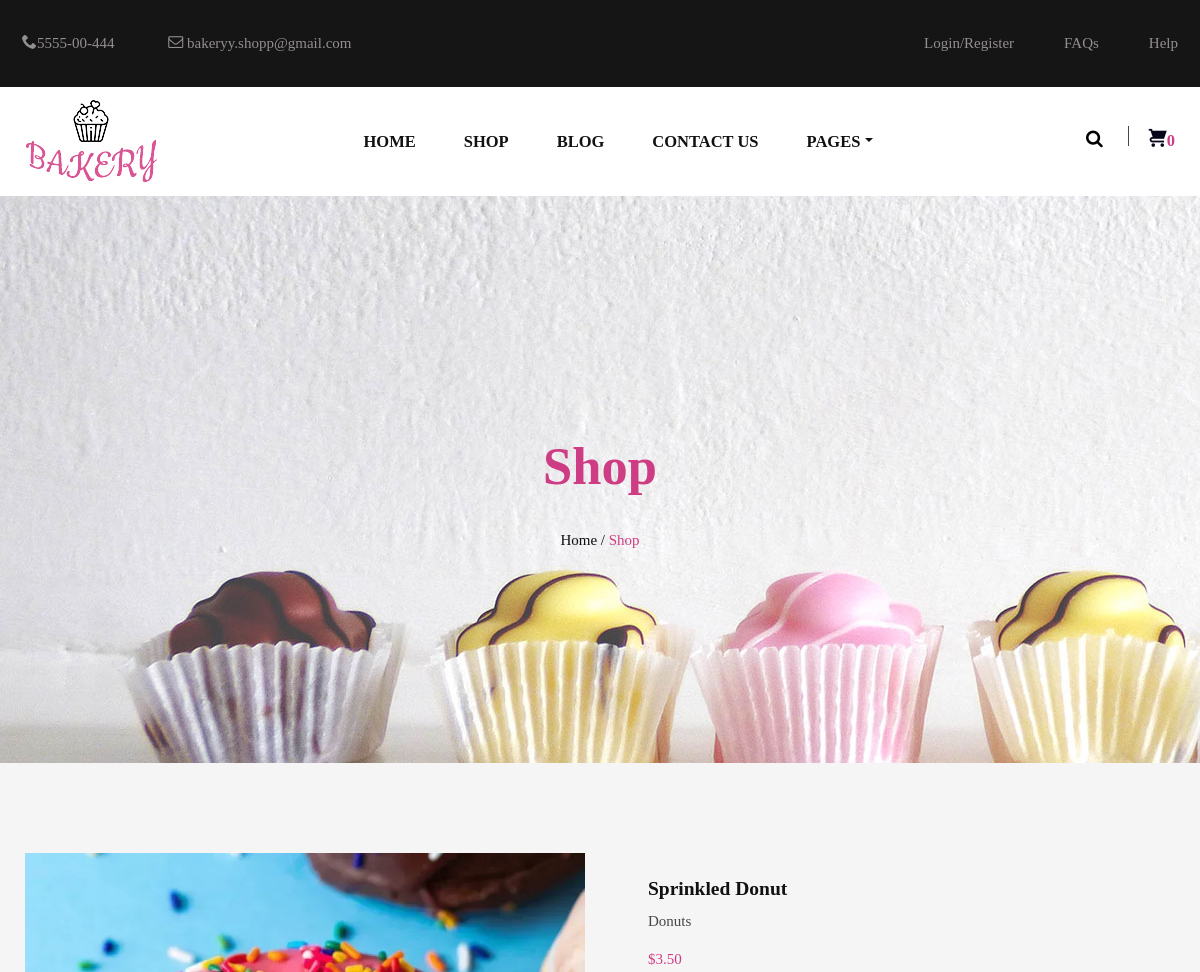
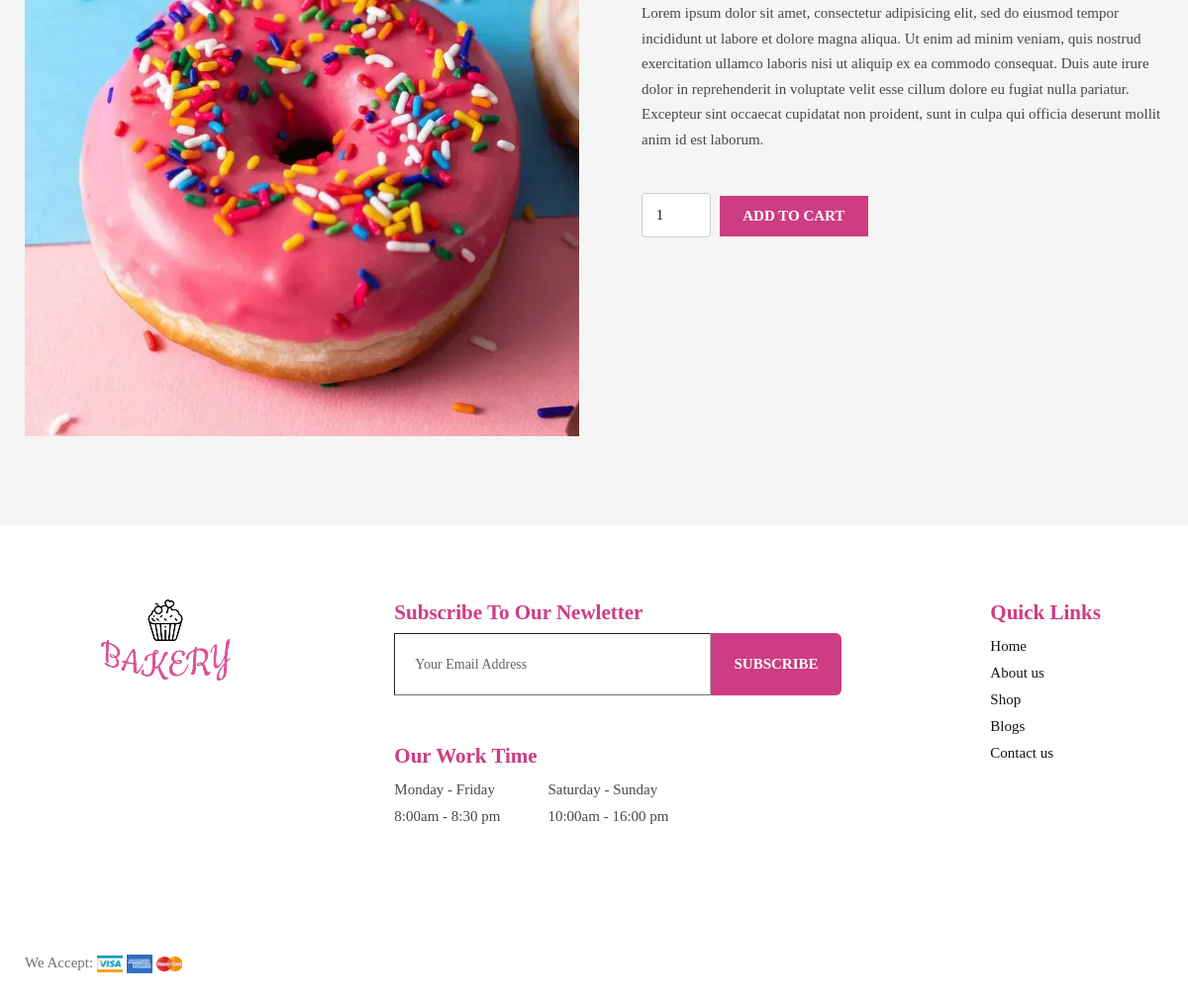
Screenshot of /shop/sprinkled-donut/ with the database file from the repository (2 pictures, top to bottom).
### shop/models.py (models this page shows, shortened)
class Product(models.Model):
    name = models.CharField('Name', max_length=100)
    slug = models.SlugField('Slug', max_length=25, unique=True, null=True, blank=True)
    category = models.ForeignKey(Category, on_delete=models.DO_NOTHING, default=None)
    price = models.DecimalField('Price', max_digits=8, decimal_places=2)
    description = models.TextField('Description')
    image = models.ImageField('Image', blank=True, upload_to='products')
    def __str__(self):
        return self.name

class Category(models.Model):
    category = models.CharField('Category', max_length=100)
    def __str__(self):
        return self.category
    class Meta:
        verbose_name = 'Category'
        verbose_name_plural = 'Categories'

### shop/views.py (the view)
# urls.py: path('shop/<slug:slug>/', views.ViewProduct.as_view(), name='single_product'),
class ViewProduct(DetailView):
    model = Product
    template_name = 'shop/single_product.html'
    context_object_name = 'product'
    def get_context_data(self, **kwargs):
        context = super().get_context_data(**kwargs)
        context['title'] = context['product']
        context['cart_product_form'] = CartAddProductForm()
        return context

### cart/forms.py
class CartAddProductForm(forms.Form):
    quantity = forms.TypedChoiceField(label='', choices=PRODUCT_QUANTITY_CHOICES, coerce=int, widget=forms.NumberInput(attrs={
        'id': 'qty',
        'class': 'input-text qty text',
        'size': '4',
        'name': 'quantity',
        'min': '1',
        'max': '30',
        'step': '1',
        'value': '1',
    }))
    update = forms.BooleanField(required=False, initial=False, widget=forms.HiddenInput)

### shop/templates/shop/single_product.html (shortened to what this page needs)
{% extends 'shop/base.html' %}
{% load static %}
{% block body %}
<div class="site-banner">
	<div class="banner-content">
		<div class="container">
			<div class="row">
				<div class="col-md-12">
					<div class="colored">
						<h1>Shop</h1>
						<div class="breadcum-items">
							<span class="item"><a href="{% url 'home' %}">Home /</a></span>
							<span class="item colored">Shop</span>
						</div>
					</div>
				</div>
			</div>
		</div>
	</div>
</div>
<section class="bg-sand padding-large">
	<div class="container">
		<div class="row">
			<div class="col-md-6" align="center">
				<img src="{{ product.image.url }}">
			</div>
			<div class="col-md-6 pl-5">
				<div class="product-detail">
					<h5 class="pt-4">{{ product.name }}</h5>
					<p>{{ product.category }}</p>
					<span class="price colored">${{ product.price }}</span>
					<p>{{ product.description }}</p>
					<form action="{% url 'cart_add' product.id %}" method="post">
						{{ cart_product_form }}
						<button type="submit" name="add-to-cart" value="27545" class="button">Add to cart</button>
					</form>
				</div>
			</div>
		</div>
	</div>
</section>
{% endblock %}

### rows the page displays
Product: image (picture), name "Sprinkled Donut", category "Donuts", price "3.50", description "Lorem ipsum dolor sit amet, consectetur adipisicing elit, sed do eiusmod tempor incididunt ut labore et dolore magna aliqua. Ut enim ad minim veniam, quis nostrud exercitation ullamco laboris nisi ut aliquip ex ea commodo consequat. Duis aute irure dolor in reprehenderit in voluptate velit esse cillum dolore eu fugiat nulla pariatur. Excepteur sint occaecat cupidatat non proident, sunt in culpa qui officia deserunt mollit anim id est laborum."

### other values shown
{{ request.session.cart|length }} "0"
